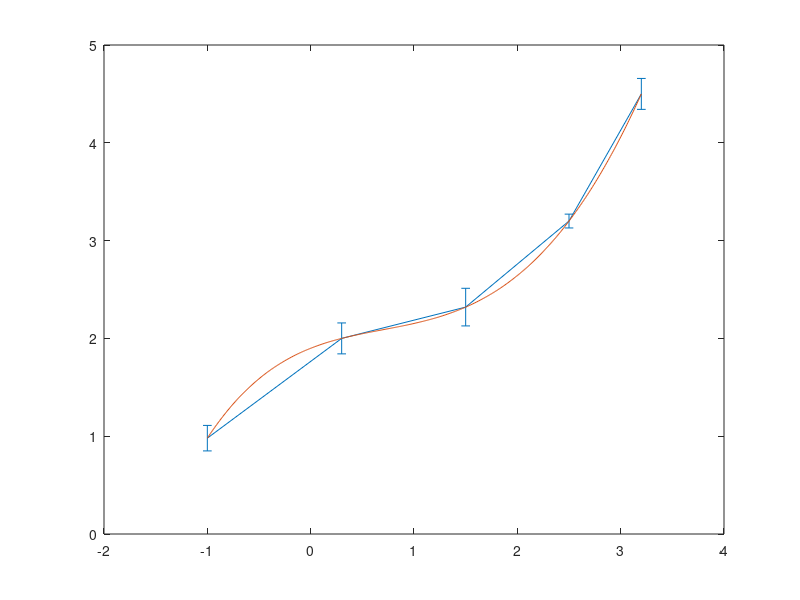
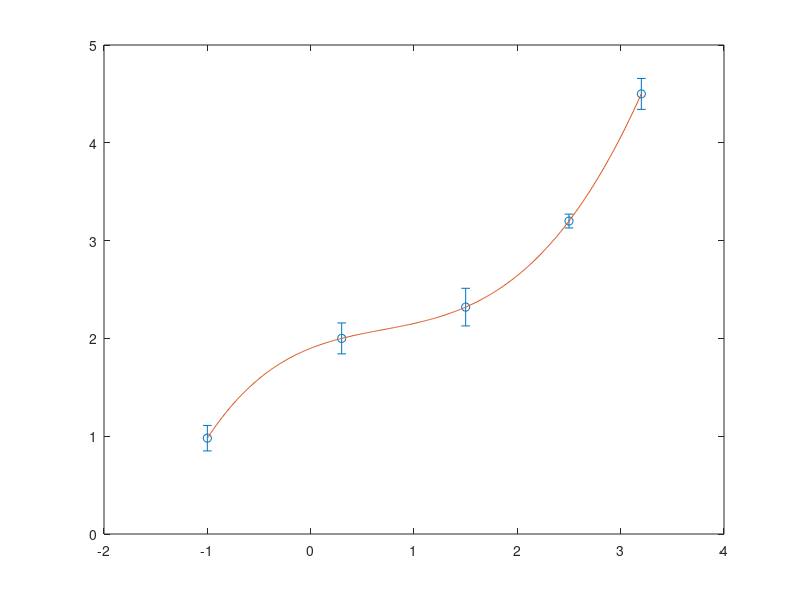

Write MATLAB code to recreate these figures, in order.
%% ja ir zdotas merijumu serijas
Um = [-1 0.3 1.5 2.5 3.2]
Im = [1.1 2.2 2.1 3.2 4.7;
      0.9 1.8 2.6 3.3 4.5;
      1.0 2.0 2.4 3.2 4.3;
      0.8 1.9 2.2 3.1 4.4;
      1.1 2.1 2.3 3.2 4.6];
  % katra merijuma serija ir uzdota ka jauna matricas rinda
  % lai rezultats butu pareizs matrica ir jatransporte '
  figure,plot(Um,Im','o-')
  % meklesim videjo vertibu
  Iv = mean(Im)
  % adradisim videjo novirzi
  Ikluda = std(Im)
  % uzzimesim grafiku
  errorbar(Um,Iv,Ikluda)
  % atkal nejauka lauzta linija
  C = polyfit(Um,Iv,4);
  U = -1:0.01:3.2;
  I = polyval(C,U);
  errorbar(Um,Iv,Ikluda)
  hold on
  plot(U,I)
  hold off
  % manuali no grafika janoņem lauzta linija aktivizejam bultiņu figure
  % logā
  %klikšķinam uz linijas ar labo pogu
  %izvelejamies LineStyle none
  
  % 2.variants
  figure
  errorbar(Um,Iv,Ikluda,'o')
  hold on
  plot(U,I)
  hold off